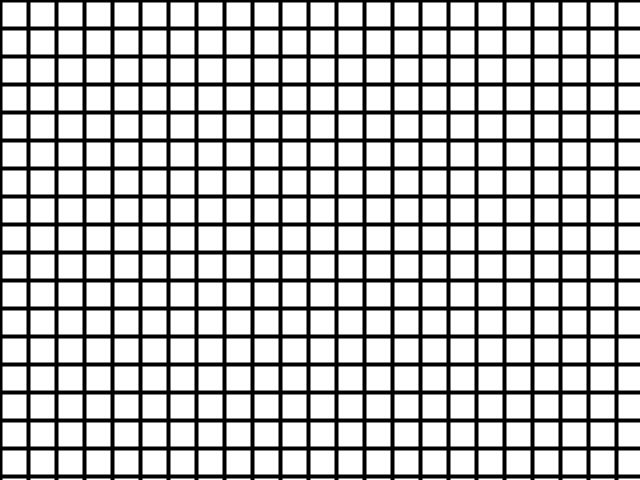
Frame 1 (no input)
Frame 60 (the mouse pressed at the canvas centre just before this capture): identical to frame 1, image omitted
Frame 120 (the mouse held since frame 60 and released just before this capture): identical to frame 1, image omitted

The Processing sketch that drew this single still picture (run headless with seeded random() and noise(); from frame 60 on, the mouse is pressed at the canvas centre):

// Processing sketch: grid1
// ── grid1.pde

/*

grid
grid shadow?
abstract lines + dots
random chunky vertex, with thick lines
*/
int grid = 28; 

void setup () {
  size(640, 480);
}

void draw () {
  background(255);
  stroke(0);
  strokeWeight(4);
  for (int i = 0; i < width; i+=grid) {
    line (i, 0, i, height);
  }
  for (int i = 0; i < height; i+=grid) {
    line (0, i, width, i);
  }
}
